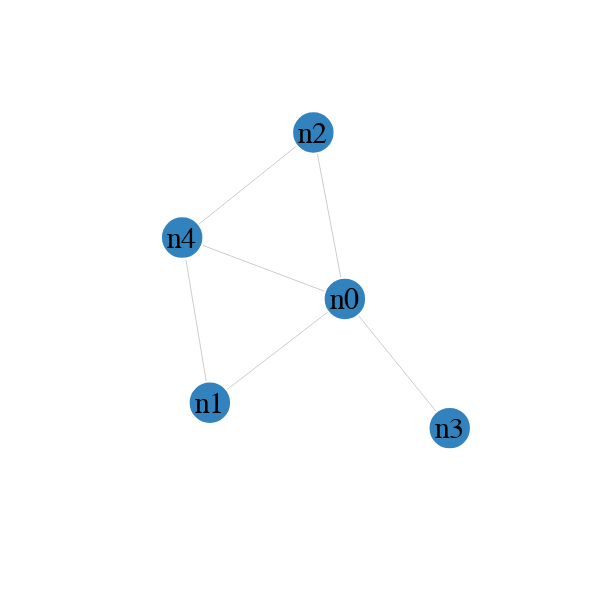

The cell this chart's notebook holds for it:
### Code cell
g = nx.generators.barabasi_albert_graph(5, 3)
nx.set_node_attributes(g, {k:f"n{i}" for i, k in enumerate(g.nodes)}, "label")
schema = plots.spring_force_graph(g, node_labels="label")
plots.save_schema(schema, "_schema.json")
plots.ipy_display(schema)

### Figure 1 — Vega specification as saved in the notebook (floating-point values rounded to 4 significant figures)
{"$schema": "https://vega.github.io/schema/vega/v5.json", "data": [{"name": "node-data", "values": [{"id": 0, "label": "n0"}, {"id": 1, "label": "n1"}, {"id": 2, "label": "n2"}, {"id": 3, "label": "n3"}, {"id": 4, "label": "n4"}]}, {"name": "link-data", "values": [{"source": 0, "target": 1}, {"source": 0, "target": 2}, {"source": 0, "target": 3}, {"source": 0, "target": 4}, {"source": 1, "target": 4}, {"source": 2, "target": 4}]}], "description": "A node-link diagram with force-directed layout.", "height": 300, "marks": [{"encode": {"enter": {"fill": {"field": "group", "scale": "color"}, "stroke": {"value": "white"}}, "update": {"cursor": {"value": "pointer"}, "size": {"signal": "2 * nodeRadius * nodeRadius"}}}, "from": {"data": "node-data"}, "name": "nodes", "on": [{"modify": "node", "trigger": "fix", "values": "fix === true ? {fx: node.x, fy: node.y} : {fx: fix[0], fy: fix[1]}"}, {"modify": "node", "trigger": "!fix", "values": "{fx: null, fy: null}"}], "transform": [{"forces": [{"force": "center", "x": {"signal": "cx"}, "y": {"signal": "cy"}}, {"force": "collide", "radius": {"signal": "nodeRadius"}}, {"force": "nbody", "strength": {"signal": "nodeCharge"}}, {"distance": {"signal": "linkDistance"}, "force": "link", "links": "link-data"}], "iterations": 300, "restart": {"signal": "restart"}, "signal": "force", "static": {"signal": "static"}, "type": "force"}], "type": "symbol", "zindex": 1}, {"encode": {"enter": {"align": {"value": "center"}, "baseline": {"value": "middle"}, "fill": {"value": "black"}, "fontSize": {"value": 15}, "text": {"field": "datum.label"}}, "update": {"x": {"field": "x"}, "y": {"field": "y"}}}, "from": {"data": "nodes"}, "interactive": false, "name": "labels", "transform": [{"as": "y", "expr": "datum.y", "type": "formula"}], "type": "text", "zindex": 2}, {"encode": {"update": {"stroke": {"value": "#ccc"}, "strokeWidth": {"value": 0.5}}}, "from": {"data": "link-data"}, "interactive": false, "transform": [{"require": {"signal": "force"}, "shape": "line", "sourceX": "datum.source.x", "sourceY": "datum.source.y", "targetX": "datum.target.x", "targetY": "datum.target.y", "type": "linkpath"}], "type": "path"}], "padding": 0, "scales": [{"domain": {"data": "node-data", "field": "group"}, "name": "color", "range": {"scheme": "category20c"}, "type": "ordinal"}], "signals": [{"name": "cx", "update": "width / 2"}, {"name": "cy", "update": "height / 2"}, {"name": "nodeRadius", "value": 15}, {"name": "nodeCharge", "value": -80}, {"name": "linkDistance", "value": 80}, {"bind": {"input": "checkbox"}, "name": "static", "value": true}, {"description": "State variable for active node fix status.", "name": "fix", "on": [{"events": "symbol:mouseout[!event.buttons], window:mouseup", "update": "false"}, {"events": "symbol:mouseover", "update": "fix || true"}, {"events": "[symbol:mousedown, window:mouseup] > window:mousemove!", "force": true, "update": "xy()"}], "value": false}, {"description": "Graph node most recently interacted with.", "name": "node", "on": [{"events": "symbol:mouseover", "update": "fix === true ? item() : node"}], "value": null}, {"description": "Flag to restart Force simulation upon data changes.", "name": "restart", "on": [{"events": {"signal": "fix"}, "update": "fix && fix.length"}], "value": false}], "width": 300}
